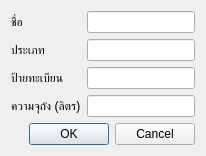
<?xml version="1.0" encoding="UTF-8"?>
<ui version="4.0">
 <class>AddVehicleDialog</class>
 <widget class="QDialog" name="AddVehicleDialog">
  <property name="windowTitle">
   <string>เพิ่มยานพาหนะ</string>
  </property>
  <layout class="QVBoxLayout" name="verticalLayout">
   <item>
    <layout class="QFormLayout" name="formLayout">
     <property name="fieldGrowthPolicy">
      <enum>QFormLayout::AllNonFixedFieldsGrow</enum>
     </property>
     <item row="0" column="0">
      <widget class="QLabel" name="nameLabel">
       <property name="text">
        <string>ชื่อ</string>
       </property>
      </widget>
     </item>
     <item row="0" column="1">
      <widget class="QLineEdit" name="nameLineEdit"/>
     </item>
     <item row="1" column="0">
      <widget class="QLabel" name="typeLabel">
       <property name="text">
        <string>ประเภท</string>
       </property>
      </widget>
     </item>
     <item row="1" column="1">
      <widget class="QLineEdit" name="typeLineEdit"/>
     </item>
     <item row="2" column="0">
      <widget class="QLabel" name="plateLabel">
       <property name="text">
        <string>ป้ายทะเบียน</string>
       </property>
      </widget>
     </item>
     <item row="2" column="1">
      <widget class="QLineEdit" name="plateLineEdit"/>
     </item>
     <item row="3" column="0">
      <widget class="QLabel" name="capacityLabel">
       <property name="text">
        <string>ความจุถัง (ลิตร)</string>
       </property>
      </widget>
     </item>
     <item row="3" column="1">
      <widget class="QLineEdit" name="capacityLineEdit"/>
     </item>
    </layout>
   </item>
   <item>
    <widget class="QDialogButtonBox" name="buttonBox">
     <property name="standardButtons">
      <set>QDialogButtonBox::Cancel|QDialogButtonBox::Ok</set>
     </property>
    </widget>
   </item>
  </layout>
 </widget>
 <resources/>
 <connections/>
</ui>
